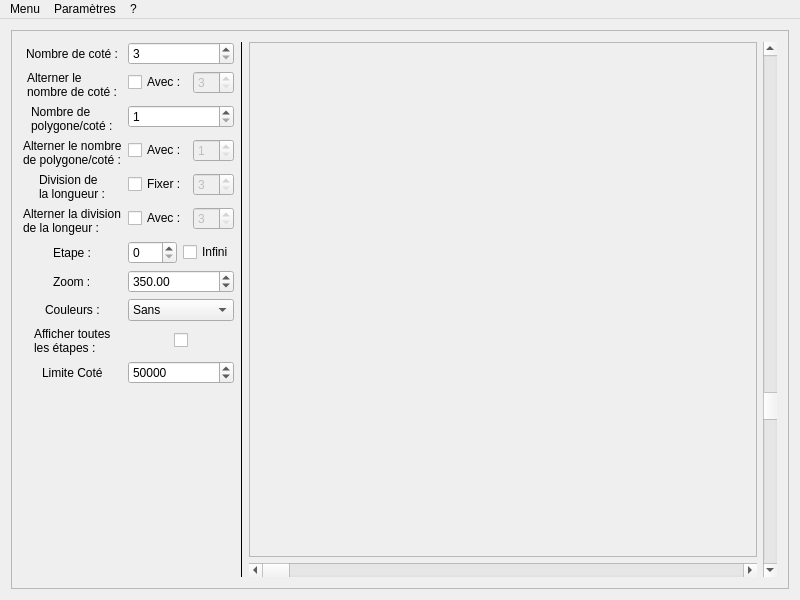
<?xml version="1.0" encoding="UTF-8"?>
<ui version="4.0">
 <class>FMainWindows</class>
 <widget class="QMainWindow" name="FMainWindows">
  <property name="geometry">
   <rect>
    <x>0</x>
    <y>0</y>
    <width>800</width>
    <height>600</height>
   </rect>
  </property>
  <property name="windowTitle">
   <string>Fractale</string>
  </property>
  <property name="windowIcon">
   <iconset resource="ressource.qrc">
    <normaloff>:/icon/256x256.ico</normaloff>:/icon/256x256.ico</iconset>
  </property>
  <property name="iconSize">
   <size>
    <width>32</width>
    <height>32</height>
   </size>
  </property>
  <widget class="QWidget" name="zoneCentrale">
   <layout class="QGridLayout" name="gridLayout_5">
    <item row="0" column="0">
     <widget class="QFrame" name="frame_2">
      <property name="frameShape">
       <enum>QFrame::StyledPanel</enum>
      </property>
      <layout class="QGridLayout" name="gridLayout">
       <item row="1" column="2">
        <layout class="QGridLayout" name="gridLayout_2">
         <item row="0" column="1">
          <widget class="QFrame" name="frame">
           <property name="frameShape">
            <enum>QFrame::StyledPanel</enum>
           </property>
           <property name="frameShadow">
            <enum>QFrame::Plain</enum>
           </property>
           <layout class="QGridLayout" name="gridLayout_3">
            <property name="margin">
             <number>1</number>
            </property>
            <property name="spacing">
             <number>0</number>
            </property>
            <item row="0" column="0">
             <widget class="FractaleWidget" name="rendu">
              <layout class="QGridLayout" name="gridLayout_4">
               <item row="0" column="2">
                <spacer name="horizontalSpacer">
                 <property name="orientation">
                  <enum>Qt::Horizontal</enum>
                 </property>
                 <property name="sizeHint" stdset="0">
                  <size>
                   <width>40</width>
                   <height>20</height>
                  </size>
                 </property>
                </spacer>
               </item>
              </layout>
             </widget>
            </item>
           </layout>
          </widget>
         </item>
         <item row="0" column="3" rowspan="2">
          <widget class="QScrollBar" name="yScrollBar">
           <property name="minimum">
            <number>-350</number>
           </property>
           <property name="maximum">
            <number>150</number>
           </property>
           <property name="orientation">
            <enum>Qt::Vertical</enum>
           </property>
          </widget>
         </item>
         <item row="1" column="1">
          <widget class="QScrollBar" name="xScrollBar">
           <property name="minimum">
            <number>0</number>
           </property>
           <property name="maximum">
            <number>350</number>
           </property>
           <property name="singleStep">
            <number>1</number>
           </property>
           <property name="pageStep">
            <number>10</number>
           </property>
           <property name="orientation">
            <enum>Qt::Horizontal</enum>
           </property>
          </widget>
         </item>
        </layout>
       </item>
       <item row="1" column="1">
        <widget class="Line" name="line">
         <property name="frameShadow">
          <enum>QFrame::Plain</enum>
         </property>
         <property name="midLineWidth">
          <number>0</number>
         </property>
         <property name="orientation">
          <enum>Qt::Vertical</enum>
         </property>
        </widget>
       </item>
       <item row="1" column="0">
        <layout class="QFormLayout" name="formLayout">
         <property name="fieldGrowthPolicy">
          <enum>QFormLayout::AllNonFixedFieldsGrow</enum>
         </property>
         <property name="labelAlignment">
          <set>Qt::AlignCenter</set>
         </property>
         <property name="formAlignment">
          <set>Qt::AlignHCenter|Qt::AlignTop</set>
         </property>
         <item row="0" column="0">
          <widget class="QLabel" name="label">
           <property name="text">
            <string>Nombre de coté :</string>
           </property>
          </widget>
         </item>
         <item row="0" column="1">
          <widget class="QSpinBox" name="nombre_de_cote">
           <property name="minimum">
            <number>3</number>
           </property>
          </widget>
         </item>
         <item row="1" column="0">
          <widget class="QLabel" name="label_7">
           <property name="text">
            <string>Alterner le
nombre de coté :</string>
           </property>
          </widget>
         </item>
         <item row="1" column="1">
          <layout class="QHBoxLayout" name="horizontalLayout_4">
           <item>
            <widget class="QCheckBox" name="alterner_nb_cote">
             <property name="text">
              <string>Avec :</string>
             </property>
            </widget>
           </item>
           <item>
            <widget class="QSpinBox" name="nombre_de_cote_alterne">
             <property name="enabled">
              <bool>false</bool>
             </property>
             <property name="minimum">
              <number>3</number>
             </property>
            </widget>
           </item>
          </layout>
         </item>
         <item row="2" column="0">
          <widget class="QLabel" name="label_2">
           <property name="text">
            <string>Nombre de
polygone/coté :</string>
           </property>
          </widget>
         </item>
         <item row="2" column="1">
          <widget class="QSpinBox" name="nombre_de_poly_cote">
           <property name="minimum">
            <number>1</number>
           </property>
          </widget>
         </item>
         <item row="3" column="0">
          <widget class="QLabel" name="label_10">
           <property name="text">
            <string>Alterner le nombre
de polygone/coté :</string>
           </property>
          </widget>
         </item>
         <item row="3" column="1">
          <layout class="QHBoxLayout" name="horizontalLayout_3">
           <item>
            <widget class="QCheckBox" name="alterner_poly_cote">
             <property name="text">
              <string>Avec :</string>
             </property>
            </widget>
           </item>
           <item>
            <widget class="QSpinBox" name="nombre_de_poly_cote_alterne">
             <property name="enabled">
              <bool>false</bool>
             </property>
             <property name="minimum">
              <number>1</number>
             </property>
            </widget>
           </item>
          </layout>
         </item>
         <item row="4" column="0">
          <widget class="QLabel" name="label_9">
           <property name="text">
            <string>Division de
la longueur :</string>
           </property>
          </widget>
         </item>
         <item row="4" column="1">
          <layout class="QHBoxLayout" name="horizontalLayout_5">
           <item>
            <widget class="QCheckBox" name="fixer_division">
             <property name="text">
              <string>Fixer :</string>
             </property>
            </widget>
           </item>
           <item>
            <widget class="QSpinBox" name="division">
             <property name="enabled">
              <bool>false</bool>
             </property>
             <property name="minimum">
              <number>3</number>
             </property>
             <property name="singleStep">
              <number>2</number>
             </property>
            </widget>
           </item>
          </layout>
         </item>
         <item row="5" column="0">
          <widget class="QLabel" name="label_alterner_nb_div">
           <property name="text">
            <string>Alterner la division
de la longeur :</string>
           </property>
          </widget>
         </item>
         <item row="5" column="1">
          <layout class="QHBoxLayout" name="horizontalLayout">
           <item>
            <widget class="QCheckBox" name="alterner_division">
             <property name="text">
              <string>Avec :</string>
             </property>
            </widget>
           </item>
           <item>
            <widget class="QSpinBox" name="division_alterne">
             <property name="enabled">
              <bool>false</bool>
             </property>
             <property name="minimum">
              <number>3</number>
             </property>
             <property name="singleStep">
              <number>2</number>
             </property>
            </widget>
           </item>
          </layout>
         </item>
         <item row="6" column="0">
          <widget class="QLabel" name="label_3">
           <property name="text">
            <string>Etape :</string>
           </property>
          </widget>
         </item>
         <item row="6" column="1">
          <layout class="QHBoxLayout" name="horizontalLayout_7">
           <item>
            <widget class="QSpinBox" name="limite_etape"/>
           </item>
           <item>
            <widget class="QCheckBox" name="mode_infini">
             <property name="text">
              <string>Infini</string>
             </property>
            </widget>
           </item>
          </layout>
         </item>
         <item row="7" column="0">
          <widget class="QLabel" name="label_4">
           <property name="text">
            <string>Zoom :</string>
           </property>
          </widget>
         </item>
         <item row="7" column="1">
          <widget class="QDoubleSpinBox" name="displayZoom">
           <property name="suffix">
            <string/>
           </property>
           <property name="decimals">
            <number>2</number>
           </property>
           <property name="minimum">
            <double>1.000000000000000</double>
           </property>
           <property name="maximum">
            <double>100000000.000000000000000</double>
           </property>
           <property name="singleStep">
            <double>100.000000000000000</double>
           </property>
           <property name="value">
            <double>350.000000000000000</double>
           </property>
          </widget>
         </item>
         <item row="8" column="0">
          <widget class="QLabel" name="label_5">
           <property name="text">
            <string>Couleurs :</string>
           </property>
          </widget>
         </item>
         <item row="8" column="1">
          <widget class="QComboBox" name="couleur">
           <item>
            <property name="text">
             <string>Sans</string>
            </property>
           </item>
           <item>
            <property name="text">
             <string>Coté</string>
            </property>
           </item>
           <item>
            <property name="text">
             <string>Surface</string>
            </property>
           </item>
          </widget>
         </item>
         <item row="9" column="0">
          <widget class="QLabel" name="label_6">
           <property name="text">
            <string>Afficher toutes
les étapes :</string>
           </property>
          </widget>
         </item>
         <item row="9" column="1">
          <layout class="QHBoxLayout" name="horizontalLayout_2">
           <item alignment="Qt::AlignHCenter|Qt::AlignVCenter">
            <widget class="QCheckBox" name="afficher_toutes_les_etapes">
             <property name="text">
              <string/>
             </property>
            </widget>
           </item>
          </layout>
         </item>
         <item row="10" column="0">
          <widget class="QLabel" name="label_8">
           <property name="text">
            <string>Limite Coté</string>
           </property>
          </widget>
         </item>
         <item row="10" column="1">
          <widget class="QSpinBox" name="limite_cote">
           <property name="minimum">
            <number>-1</number>
           </property>
           <property name="maximum">
            <number>10000000</number>
           </property>
           <property name="singleStep">
            <number>10000</number>
           </property>
           <property name="value">
            <number>50000</number>
           </property>
          </widget>
         </item>
        </layout>
       </item>
      </layout>
     </widget>
    </item>
   </layout>
  </widget>
  <widget class="QMenuBar" name="menuBar">
   <property name="geometry">
    <rect>
     <x>0</x>
     <y>0</y>
     <width>800</width>
     <height>22</height>
    </rect>
   </property>
   <widget class="QMenu" name="menuMenu">
    <property name="title">
     <string>Menu</string>
    </property>
    <addaction name="actionEnregistrer"/>
    <addaction name="separator"/>
    <addaction name="actionQuitter"/>
   </widget>
   <widget class="QMenu" name="menuParam_tres">
    <property name="title">
     <string>Paramètres</string>
    </property>
    <addaction name="actionCouleur_du_trait"/>
    <addaction name="actionCouleur_de_la_sufrace"/>
    <addaction name="separator"/>
    <addaction name="actionAntialiase"/>
    <addaction name="actionAutomatique"/>
    <addaction name="separator"/>
    <addaction name="actionRemiseAZero"/>
    <addaction name="actionDebug_Mode"/>
   </widget>
   <widget class="QMenu" name="menu">
    <property name="title">
     <string>?</string>
    </property>
    <addaction name="actionAPropos"/>
   </widget>
   <addaction name="menuMenu"/>
   <addaction name="menuParam_tres"/>
   <addaction name="menu"/>
  </widget>
  <action name="actionQuitter">
   <property name="text">
    <string>Quitter</string>
   </property>
   <property name="shortcut">
    <string>Ctrl+Q</string>
   </property>
  </action>
  <action name="actionEnregistrer">
   <property name="text">
    <string>Enregistrer</string>
   </property>
   <property name="shortcut">
    <string>Ctrl+S</string>
   </property>
  </action>
  <action name="actionAPropos">
   <property name="text">
    <string>À propos de Fractale ...</string>
   </property>
  </action>
  <action name="actionAntialiase">
   <property name="checkable">
    <bool>true</bool>
   </property>
   <property name="checked">
    <bool>true</bool>
   </property>
   <property name="text">
    <string>Antialiase</string>
   </property>
  </action>
  <action name="actionAutomatique">
   <property name="checkable">
    <bool>true</bool>
   </property>
   <property name="text">
    <string>Automatique</string>
   </property>
   <property name="toolTip">
    <string>Augmente et diminue l'étape automatiquement en boucle</string>
   </property>
  </action>
  <action name="actionRemiseAZero">
   <property name="checkable">
    <bool>true</bool>
   </property>
   <property name="text">
    <string>Remise à 0 l'étape à chaque fois</string>
   </property>
   <property name="toolTip">
    <string>Remettre à 0 l'étape à chaque modification des paramètres de la Fractale</string>
   </property>
  </action>
  <action name="actionCouleur_du_trait">
   <property name="text">
    <string>Couleur du trait ...</string>
   </property>
  </action>
  <action name="actionCouleur_de_la_sufrace">
   <property name="text">
    <string>Couleur de la surface ...</string>
   </property>
  </action>
  <action name="actionDebug_Mode">
   <property name="checkable">
    <bool>true</bool>
   </property>
   <property name="text">
    <string>Debug Mode</string>
   </property>
  </action>
 </widget>
 <layoutdefault spacing="6" margin="11"/>
 <customwidgets>
  <customwidget>
   <class>FractaleWidget</class>
   <extends>QFrame</extends>
   <header>fractalewidget.h</header>
   <container>1</container>
   <slots>
    <signal>posXChanged(int)</signal>
    <signal>posYChanged(int)</signal>
    <signal>zoomChanged(double)</signal>
    <signal>intervalXChanged(bool,int,int,int)</signal>
    <signal>intervalYChanged(bool,int,int,int)</signal>
    <slot>setEtape(int)</slot>
    <slot>setEtapesAuto(bool)</slot>
    <slot>updatePosX(int)</slot>
    <slot>updatePosY(int)</slot>
    <slot>updateInterval()</slot>
    <slot>updateZoom(double)</slot>
    <slot>setEtapeMax(int)</slot>
    <slot>setCouleur(int)</slot>
    <slot>setAfficherToutesLesEtapes(bool)</slot>
    <slot>setAntialiase(bool)</slot>
    <slot>setFilling(int)</slot>
    <slot>setEpaisseur(int)</slot>
    <slot>askColorPen()</slot>
    <slot>askColorBrush()</slot>
    <slot>setDebugMode(bool)</slot>
   </slots>
  </customwidget>
 </customwidgets>
 <tabstops>
  <tabstop>nombre_de_cote</tabstop>
  <tabstop>alterner_nb_cote</tabstop>
  <tabstop>nombre_de_cote_alterne</tabstop>
  <tabstop>nombre_de_poly_cote</tabstop>
  <tabstop>alterner_poly_cote</tabstop>
  <tabstop>nombre_de_poly_cote_alterne</tabstop>
  <tabstop>fixer_division</tabstop>
  <tabstop>division</tabstop>
  <tabstop>alterner_division</tabstop>
  <tabstop>division_alterne</tabstop>
  <tabstop>displayZoom</tabstop>
  <tabstop>couleur</tabstop>
  <tabstop>afficher_toutes_les_etapes</tabstop>
  <tabstop>limite_cote</tabstop>
 </tabstops>
 <resources>
  <include location="ressource.qrc"/>
 </resources>
 <connections>
  <connection>
   <sender>actionAutomatique</sender>
   <signal>toggled(bool)</signal>
   <receiver>FMainWindows</receiver>
   <slot>modePresentation()</slot>
   <hints>
    <hint type="sourcelabel">
     <x>-1</x>
     <y>-1</y>
    </hint>
    <hint type="destinationlabel">
     <x>359</x>
     <y>255</y>
    </hint>
   </hints>
  </connection>
  <connection>
   <sender>actionAPropos</sender>
   <signal>triggered()</signal>
   <receiver>FMainWindows</receiver>
   <slot>aPropos()</slot>
   <hints>
    <hint type="sourcelabel">
     <x>-1</x>
     <y>-1</y>
    </hint>
    <hint type="destinationlabel">
     <x>359</x>
     <y>255</y>
    </hint>
   </hints>
  </connection>
  <connection>
   <sender>actionEnregistrer</sender>
   <signal>triggered()</signal>
   <receiver>FMainWindows</receiver>
   <slot>saveFractale()</slot>
   <hints>
    <hint type="sourcelabel">
     <x>-1</x>
     <y>-1</y>
    </hint>
    <hint type="destinationlabel">
     <x>359</x>
     <y>255</y>
    </hint>
   </hints>
  </connection>
  <connection>
   <sender>displayZoom</sender>
   <signal>valueChanged(double)</signal>
   <receiver>rendu</receiver>
   <slot>updateZoom(double)</slot>
   <hints>
    <hint type="sourcelabel">
     <x>260</x>
     <y>279</y>
    </hint>
    <hint type="destinationlabel">
     <x>666</x>
     <y>284</y>
    </hint>
   </hints>
  </connection>
  <connection>
   <sender>rendu</sender>
   <signal>zoomChanged(double)</signal>
   <receiver>displayZoom</receiver>
   <slot>setValue(double)</slot>
   <hints>
    <hint type="sourcelabel">
     <x>438</x>
     <y>248</y>
    </hint>
    <hint type="destinationlabel">
     <x>260</x>
     <y>279</y>
    </hint>
   </hints>
  </connection>
  <connection>
   <sender>rendu</sender>
   <signal>posYChanged(int)</signal>
   <receiver>yScrollBar</receiver>
   <slot>setValue(int)</slot>
   <hints>
    <hint type="sourcelabel">
     <x>663</x>
     <y>226</y>
    </hint>
    <hint type="destinationlabel">
     <x>696</x>
     <y>288</y>
    </hint>
   </hints>
  </connection>
  <connection>
   <sender>rendu</sender>
   <signal>posXChanged(int)</signal>
   <receiver>xScrollBar</receiver>
   <slot>setValue(int)</slot>
   <hints>
    <hint type="sourcelabel">
     <x>663</x>
     <y>423</y>
    </hint>
    <hint type="destinationlabel">
     <x>676</x>
     <y>491</y>
    </hint>
   </hints>
  </connection>
  <connection>
   <sender>alterner_poly_cote</sender>
   <signal>toggled(bool)</signal>
   <receiver>nombre_de_poly_cote_alterne</receiver>
   <slot>setEnabled(bool)</slot>
   <hints>
    <hint type="sourcelabel">
     <x>199</x>
     <y>152</y>
    </hint>
    <hint type="destinationlabel">
     <x>259</x>
     <y>153</y>
    </hint>
   </hints>
  </connection>
  <connection>
   <sender>yScrollBar</sender>
   <signal>valueChanged(int)</signal>
   <receiver>rendu</receiver>
   <slot>updatePosY(int)</slot>
   <hints>
    <hint type="sourcelabel">
     <x>696</x>
     <y>288</y>
    </hint>
    <hint type="destinationlabel">
     <x>656</x>
     <y>289</y>
    </hint>
   </hints>
  </connection>
  <connection>
   <sender>xScrollBar</sender>
   <signal>valueChanged(int)</signal>
   <receiver>rendu</receiver>
   <slot>updatePosX(int)</slot>
   <hints>
    <hint type="sourcelabel">
     <x>676</x>
     <y>491</y>
    </hint>
    <hint type="destinationlabel">
     <x>615</x>
     <y>406</y>
    </hint>
   </hints>
  </connection>
  <connection>
   <sender>afficher_toutes_les_etapes</sender>
   <signal>toggled(bool)</signal>
   <receiver>rendu</receiver>
   <slot>setAfficherToutesLesEtapes(bool)</slot>
   <hints>
    <hint type="sourcelabel">
     <x>210</x>
     <y>336</y>
    </hint>
    <hint type="destinationlabel">
     <x>431</x>
     <y>274</y>
    </hint>
   </hints>
  </connection>
  <connection>
   <sender>couleur</sender>
   <signal>activated(int)</signal>
   <receiver>rendu</receiver>
   <slot>setCouleur(int)</slot>
   <hints>
    <hint type="sourcelabel">
     <x>260</x>
     <y>307</y>
    </hint>
    <hint type="destinationlabel">
     <x>344</x>
     <y>305</y>
    </hint>
   </hints>
  </connection>
  <connection>
   <sender>rendu</sender>
   <signal>intervalXChanged(bool,int,int,int)</signal>
   <receiver>FMainWindows</receiver>
   <slot>setIntervalXScrollBar(bool,int,int,int)</slot>
   <hints>
    <hint type="sourcelabel">
     <x>666</x>
     <y>458</y>
    </hint>
    <hint type="destinationlabel">
     <x>271</x>
     <y>405</y>
    </hint>
   </hints>
  </connection>
  <connection>
   <sender>actionCouleur_de_la_sufrace</sender>
   <signal>triggered()</signal>
   <receiver>rendu</receiver>
   <slot>askColorBrush()</slot>
   <hints>
    <hint type="sourcelabel">
     <x>-1</x>
     <y>-1</y>
    </hint>
    <hint type="destinationlabel">
     <x>467</x>
     <y>254</y>
    </hint>
   </hints>
  </connection>
  <connection>
   <sender>actionCouleur_du_trait</sender>
   <signal>triggered()</signal>
   <receiver>rendu</receiver>
   <slot>askColorPen()</slot>
   <hints>
    <hint type="sourcelabel">
     <x>-1</x>
     <y>-1</y>
    </hint>
    <hint type="destinationlabel">
     <x>467</x>
     <y>254</y>
    </hint>
   </hints>
  </connection>
  <connection>
   <sender>actionAntialiase</sender>
   <signal>toggled(bool)</signal>
   <receiver>rendu</receiver>
   <slot>setAntialiase(bool)</slot>
   <hints>
    <hint type="sourcelabel">
     <x>-1</x>
     <y>-1</y>
    </hint>
    <hint type="destinationlabel">
     <x>467</x>
     <y>254</y>
    </hint>
   </hints>
  </connection>
  <connection>
   <sender>alterner_nb_cote</sender>
   <signal>toggled(bool)</signal>
   <receiver>nombre_de_cote_alterne</receiver>
   <slot>setEnabled(bool)</slot>
   <hints>
    <hint type="sourcelabel">
     <x>199</x>
     <y>71</y>
    </hint>
    <hint type="destinationlabel">
     <x>259</x>
     <y>71</y>
    </hint>
   </hints>
  </connection>
  <connection>
   <sender>rendu</sender>
   <signal>intervalYChanged(bool,int,int,int)</signal>
   <receiver>FMainWindows</receiver>
   <slot>setIntervalYScrollBar(bool,int,int,int)</slot>
   <hints>
    <hint type="sourcelabel">
     <x>495</x>
     <y>259</y>
    </hint>
    <hint type="destinationlabel">
     <x>359</x>
     <y>255</y>
    </hint>
   </hints>
  </connection>
  <connection>
   <sender>alterner_division</sender>
   <signal>toggled(bool)</signal>
   <receiver>division_alterne</receiver>
   <slot>setEnabled(bool)</slot>
   <hints>
    <hint type="sourcelabel">
     <x>189</x>
     <y>213</y>
    </hint>
    <hint type="destinationlabel">
     <x>216</x>
     <y>209</y>
    </hint>
   </hints>
  </connection>
  <connection>
   <sender>fixer_division</sender>
   <signal>toggled(bool)</signal>
   <receiver>division_alterne</receiver>
   <slot>setVisible(bool)</slot>
   <hints>
    <hint type="sourcelabel">
     <x>177</x>
     <y>181</y>
    </hint>
    <hint type="destinationlabel">
     <x>237</x>
     <y>211</y>
    </hint>
   </hints>
  </connection>
  <connection>
   <sender>fixer_division</sender>
   <signal>toggled(bool)</signal>
   <receiver>division</receiver>
   <slot>setEnabled(bool)</slot>
   <hints>
    <hint type="sourcelabel">
     <x>181</x>
     <y>177</y>
    </hint>
    <hint type="destinationlabel">
     <x>220</x>
     <y>180</y>
    </hint>
   </hints>
  </connection>
  <connection>
   <sender>actionDebug_Mode</sender>
   <signal>toggled(bool)</signal>
   <receiver>rendu</receiver>
   <slot>setDebugMode(bool)</slot>
   <hints>
    <hint type="sourcelabel">
     <x>-1</x>
     <y>-1</y>
    </hint>
    <hint type="destinationlabel">
     <x>480</x>
     <y>255</y>
    </hint>
   </hints>
  </connection>
  <connection>
   <sender>fixer_division</sender>
   <signal>toggled(bool)</signal>
   <receiver>label_alterner_nb_div</receiver>
   <slot>setVisible(bool)</slot>
   <hints>
    <hint type="sourcelabel">
     <x>167</x>
     <y>176</y>
    </hint>
    <hint type="destinationlabel">
     <x>103</x>
     <y>203</y>
    </hint>
   </hints>
  </connection>
  <connection>
   <sender>mode_infini</sender>
   <signal>toggled(bool)</signal>
   <receiver>limite_etape</receiver>
   <slot>setDisabled(bool)</slot>
   <hints>
    <hint type="sourcelabel">
     <x>215</x>
     <y>239</y>
    </hint>
    <hint type="destinationlabel">
     <x>180</x>
     <y>244</y>
    </hint>
   </hints>
  </connection>
  <connection>
   <sender>fixer_division</sender>
   <signal>toggled(bool)</signal>
   <receiver>alterner_division</receiver>
   <slot>setVisible(bool)</slot>
   <hints>
    <hint type="sourcelabel">
     <x>182</x>
     <y>178</y>
    </hint>
    <hint type="destinationlabel">
     <x>181</x>
     <y>220</y>
    </hint>
   </hints>
  </connection>
 </connections>
 <slots>
  <slot>setIntervalXScrollBar(bool,int,int,int)</slot>
  <slot>setIntervalYScrollBar(bool,int,int,int)</slot>
  <slot>modePresentation()</slot>
  <slot>aPropos()</slot>
  <slot>saveFractale()</slot>
 </slots>
</ui>
